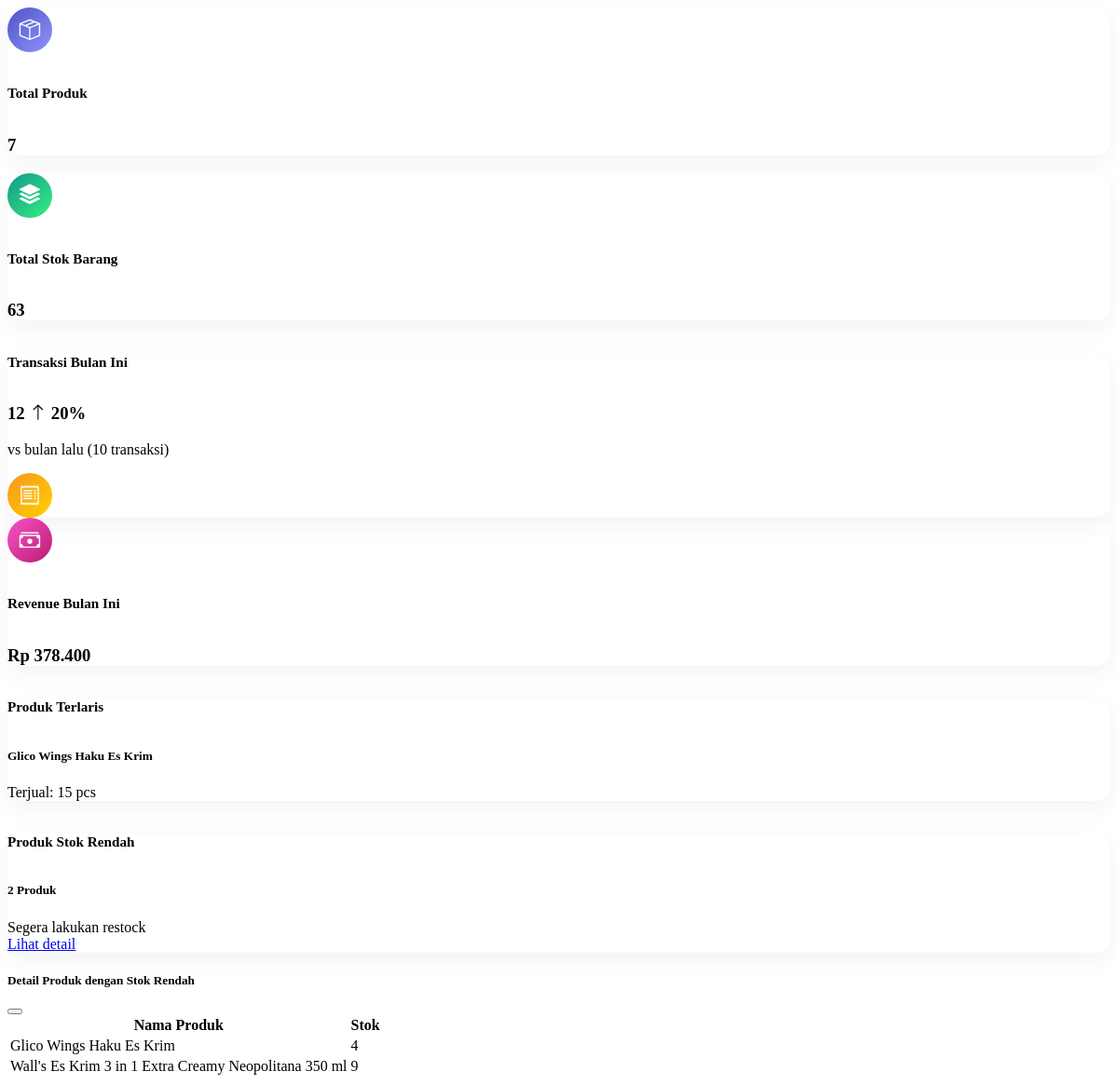
/dashboard.php, run on an earlier commit of the app's database.
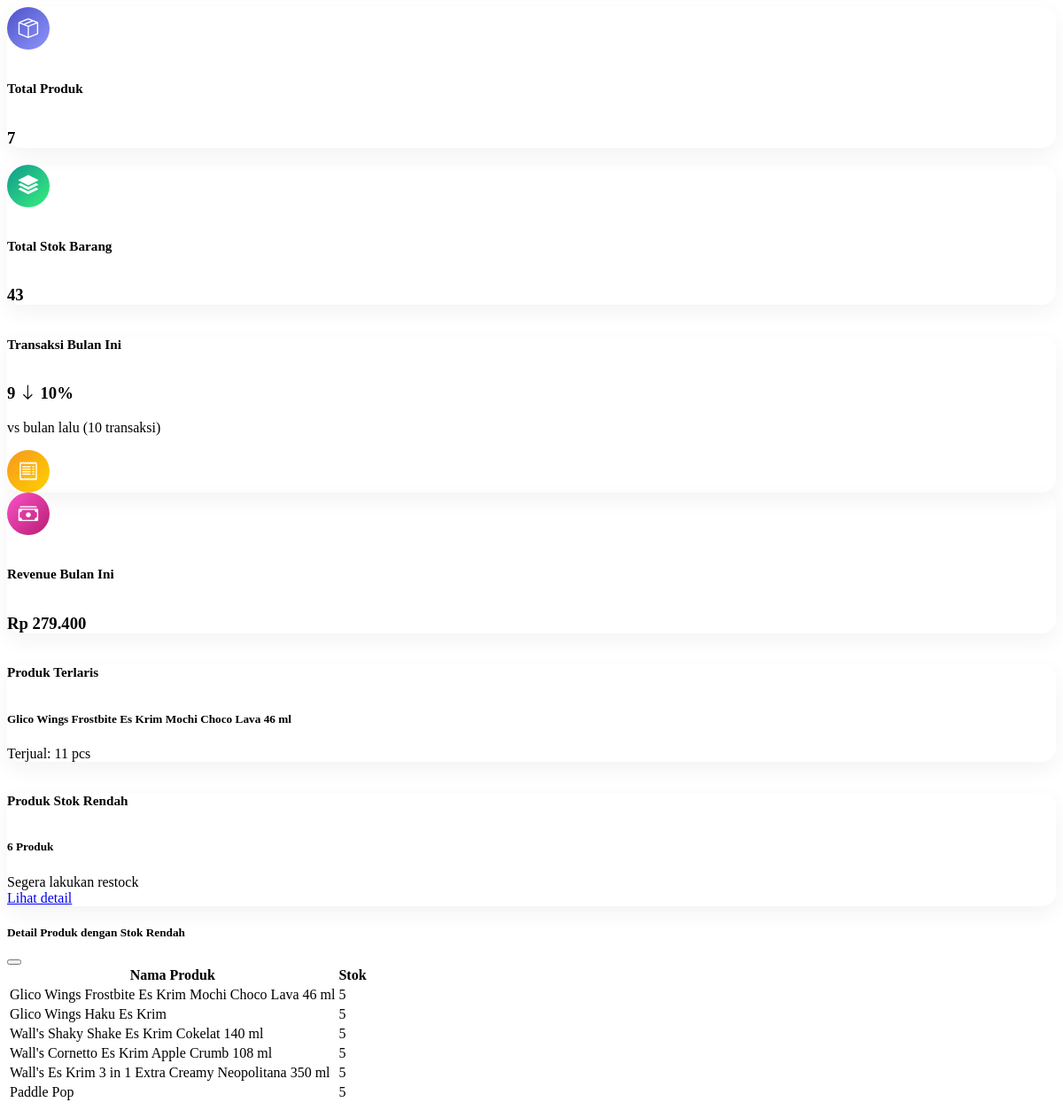
And on a later commit of the database.
### tables this page shows
CREATE TABLE `tbl_stok` (
  `id_brg` int NOT NULL,
  `nama_brg` text,
  `deskripsi` text,
  `harga` decimal(10,2) DEFAULT NULL,
  `stok` int DEFAULT NULL,
  `isi` text,
  `gambar` text,
  `tanggal` datetime DEFAULT NULL,
  `username` varchar(50) DEFAULT NULL
);

### dashboard.php (the view, shortened to what the changed rows need)
<?php
include "koneksi.php";
$bulan_ini = date('Y-m');
$bulan_lalu = date('Y-m', strtotime('-1 month'));
$total_stok = $conn->query("SELECT SUM(stok) AS total FROM tbl_stok")->fetch_assoc()['total'];
$trans_bulan_ini = $conn->query("SELECT COUNT(*) AS total FROM tbl_transaksi WHERE DATE_FORMAT(tgl_trans, '%Y-%m') = '$bulan_ini'")->fetch_assoc()['total'];
$trans_bulan_lalu = $conn->query("SELECT COUNT(*) AS total FROM tbl_transaksi WHERE DATE_FORMAT(tgl_trans, '%Y-%m') = '$bulan_lalu'")->fetch_assoc()['total'];
$growth_trans = $trans_bulan_lalu > 0 ? round((($trans_bulan_ini - $trans_bulan_lalu) / $trans_bulan_lalu) * 100) : 100;
$total_revenue = $conn->query("SELECT SUM(subtotal) AS total FROM tbl_transaksi WHERE DATE_FORMAT(tgl_trans, '%Y-%m') = '$bulan_ini'")->fetch_assoc()['total'] ?? 0;
$produk_terlaris = $conn->query("
    SELECT s.nama_brg, s.gambar, SUM(t.jml_jual) AS total_jual
    FROM tbl_transaksi t
    JOIN tbl_stok s ON t.id_brg = s.id_brg
    GROUP BY t.id_brg
    ORDER BY total_jual DESC
    LIMIT 1
")->fetch_assoc();
$stok_rendah_q = $conn->query("SELECT nama_brg, stok FROM tbl_stok WHERE stok < 10 ORDER BY stok ASC");
$jumlah_stok_rendah = $stok_rendah_q->num_rows;
?>
<link rel="stylesheet" href="https://cdnjs.cloudflare.com/ajax/libs/bootstrap-icons/1.10.5/font/bootstrap-icons.min.css">
<link rel="stylesheet" href="https://cdnjs.cloudflare.com/ajax/libs/animate.css/4.1.1/animate.min.css"/>
<div class="container pt-4">
    <div class="row g-4 row-cols-1 row-cols-md-2 row-cols-lg-3">
        <div class="col">
            <div class="card dashboard-card p-4">
                <div class="d-flex align-items-center">
                    <div>
                        <h6 class="text-muted text-uppercase fs-6 mb-1">Total Stok Barang</h6>
                        <h3 class="fw-bold mb-0"><?= $total_stok ?></h3>
                    </div>
                </div>
            </div>
        </div>
        <div class="col">
            <div class="card dashboard-card p-4">
                <div class="d-flex justify-content-between align-items-center">
                    <div>
                        <h6 class="text-muted text-uppercase fs-6 mb-1">Transaksi Bulan Ini</h6>
                        <h3 class="fw-bold mb-0"><?= $trans_bulan_ini ?>
                            <span class="badge <?= $growth_trans >= 0 ? 'bg-success-subtle text-success' : 'bg-danger-subtle text-danger' ?> ms-2">
                                <i class="bi <?= $growth_trans >= 0 ? 'bi-arrow-up' : 'bi-arrow-down' ?>"></i>
                                <?= abs($growth_trans) ?>%
                            </span>
                        </h3>
                        <p class="small text-muted mb-0">vs bulan lalu (<?= $trans_bulan_lalu ?> transaksi)</p>
                    </div>
                </div>
            </div>
        </div>
        <div class="col">
            <div class="card dashboard-card p-4">
                <div class="d-flex align-items-center">
                    <div>
                        <h6 class="text-muted text-uppercase fs-6 mb-1">Revenue Bulan Ini</h6>
                        <h3 class="fw-bold mb-0">Rp <?= number_format($total_revenue, 0, ',', '.') ?></h3>
                    </div>
                </div>
            </div>
        </div>
        <div class="col">
            <div class="card dashboard-card p-4 text-center">
                <h6 class="text-muted text-uppercase fs-6">Produk Terlaris</h6>
                <?php if ($produk_terlaris): ?>
                    <h5 class="fw-bold"><?= $produk_terlaris['nama_brg'] ?></h5>
                    <p class="mb-0 small text-muted">Terjual: <?= $produk_terlaris['total_jual'] ?> pcs</p>
                <?php else: ?>
                    <p class="text-muted">Belum ada data</p>
                <?php endif; ?>
            </div>
        </div>
        <div class="col">
            <div class="card dashboard-card p-4">
                <h6 class="text-muted text-uppercase fs-6">Produk Stok Rendah</h6>
                <h5 class="text-danger fw-bold"><?= $jumlah_stok_rendah ?> Produk</h5>
                <p class="small mb-0">Segera lakukan restock<br>
                    <a href="#" data-bs-toggle="modal" data-bs-target="#stokModal">Lihat detail</a>
                </p>
            </div>
        </div>
    </div>
</div>
<div class="modal fade" id="stokModal" tabindex="-1">
    <div class="modal-dialog modal-lg">
        <div class="modal-content">
            <div class="modal-body">
                <table class="table table-striped">
                    <thead><tr><th>Nama Produk</th><th>Stok</th></tr></thead>
                    <tbody>
                        <?php while ($row = $stok_rendah_q->fetch_assoc()): ?>
                            <tr><td><?= $row['nama_brg'] ?></td><td><?= $row['stok'] ?></td></tr>
                        <?php endwhile; ?>
                    </tbody>
                </table>
            </div>
        </div>
    </div>
</div>

What changed in the data, as far as the page shows it:
now on this page (row edited): tbl_stok: nama_brg "Glico Wings Frostbite Es Krim Mochi Choco Lava 46 ml", stok "5"
changed tbl_stok "Glico Wings Haku Es Krim": stok "4" → "5"
now on this page (row edited): tbl_stok: nama_brg "Wall's Shaky Shake Es Krim Cokelat 140 ml", stok "5"
now on this page (row edited): tbl_stok: nama_brg "Wall's Cornetto Es Krim Apple Crumb 108 ml", stok "5"
changed tbl_stok "Wall's Es Krim 3 in 1 Extra Creamy Neopolitana 350 ml": stok "9" → "5"
now on this page (row edited): tbl_stok: nama_brg "Paddle Pop", stok "5"
Also different on the page:
$total_stok: "63" → "43"
$trans_bulan_ini: "12" → "9"
abs($growth_trans): "20" → "10"
$total_revenue: "378.400" → "279.400"
$produk_terlaris['nama_brg']: "Glico Wings Haku Es Krim" → "Glico Wings Frostbite Es Krim Mochi Choco Lava 46 ml"
$produk_terlaris['total_jual']: "15" → "11"
$jumlah_stok_rendah: "2" → "6"
